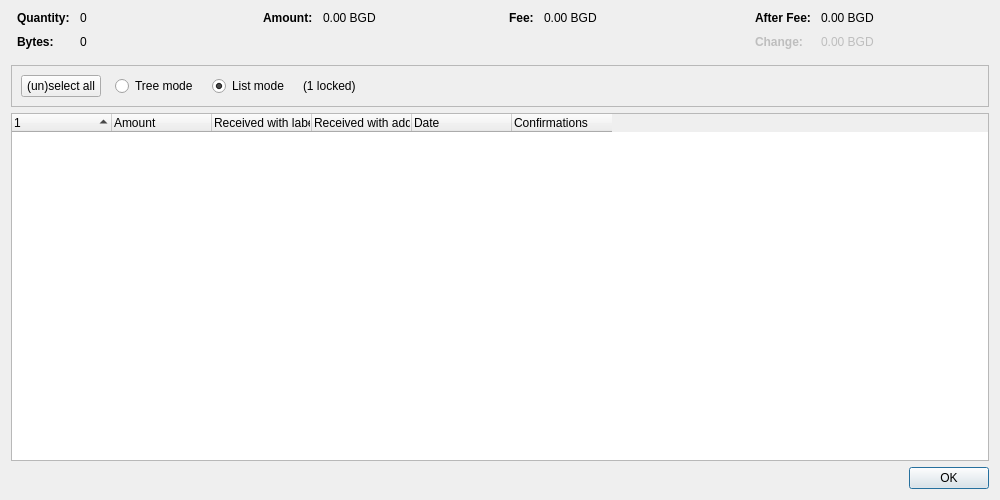
<?xml version="1.0" encoding="UTF-8"?>
<ui version="4.0">
 <class>CoinControlDialog</class>
 <widget class="QDialog" name="CoinControlDialog">
  <property name="geometry">
   <rect>
    <x>0</x>
    <y>0</y>
    <width>1000</width>
    <height>500</height>
   </rect>
  </property>
  <property name="windowTitle">
   <string>Coin Selection</string>
  </property>
  <layout class="QVBoxLayout" name="verticalLayout">
   <item>
    <layout class="QHBoxLayout" name="horizontalLayoutTop" stretch="0,0,0,0">
     <property name="topMargin">
      <number>0</number>
     </property>
     <property name="bottomMargin">
      <number>10</number>
     </property>
     <item>
      <layout class="QFormLayout" name="formLayoutCoinControl1">
       <property name="labelAlignment">
        <set>Qt::AlignLeft|Qt::AlignVCenter</set>
       </property>
       <property name="horizontalSpacing">
        <number>10</number>
       </property>
       <property name="verticalSpacing">
        <number>10</number>
       </property>
       <property name="leftMargin">
        <number>6</number>
       </property>
       <property name="rightMargin">
        <number>6</number>
       </property>
       <item row="0" column="0">
        <widget class="QLabel" name="labelCoinControlQuantityText">
         <property name="font">
          <font>
           <weight>75</weight>
           <bold>true</bold>
          </font>
         </property>
         <property name="text">
          <string>Quantity:</string>
         </property>
        </widget>
       </item>
       <item row="0" column="1">
        <widget class="QLabel" name="labelCoinControlQuantity">
         <property name="cursor">
          <cursorShape>IBeamCursor</cursorShape>
         </property>
         <property name="contextMenuPolicy">
          <enum>Qt::ActionsContextMenu</enum>
         </property>
         <property name="text">
          <string notr="true">0</string>
         </property>
         <property name="textInteractionFlags">
          <set>Qt::LinksAccessibleByMouse|Qt::TextSelectableByKeyboard|Qt::TextSelectableByMouse</set>
         </property>
        </widget>
       </item>
       <item row="1" column="0">
        <widget class="QLabel" name="labelCoinControlBytesText">
         <property name="font">
          <font>
           <weight>75</weight>
           <bold>true</bold>
          </font>
         </property>
         <property name="text">
          <string>Bytes:</string>
         </property>
        </widget>
       </item>
       <item row="1" column="1">
        <widget class="QLabel" name="labelCoinControlBytes">
         <property name="cursor">
          <cursorShape>IBeamCursor</cursorShape>
         </property>
         <property name="contextMenuPolicy">
          <enum>Qt::ActionsContextMenu</enum>
         </property>
         <property name="text">
          <string notr="true">0</string>
         </property>
         <property name="textInteractionFlags">
          <set>Qt::LinksAccessibleByMouse|Qt::TextSelectableByKeyboard|Qt::TextSelectableByMouse</set>
         </property>
        </widget>
       </item>
      </layout>
     </item>
     <item>
      <layout class="QFormLayout" name="formLayoutCoinControl2">
       <property name="horizontalSpacing">
        <number>10</number>
       </property>
       <property name="verticalSpacing">
        <number>10</number>
       </property>
       <property name="leftMargin">
        <number>6</number>
       </property>
       <property name="rightMargin">
        <number>6</number>
       </property>
       <item row="0" column="0">
        <widget class="QLabel" name="labelCoinControlAmountText">
         <property name="font">
          <font>
           <weight>75</weight>
           <bold>true</bold>
          </font>
         </property>
         <property name="text">
          <string>Amount:</string>
         </property>
        </widget>
       </item>
       <item row="0" column="1">
        <widget class="QLabel" name="labelCoinControlAmount">
         <property name="cursor">
          <cursorShape>IBeamCursor</cursorShape>
         </property>
         <property name="contextMenuPolicy">
          <enum>Qt::ActionsContextMenu</enum>
         </property>
         <property name="text">
          <string notr="true">0.00 BGD</string>
         </property>
         <property name="textInteractionFlags">
          <set>Qt::LinksAccessibleByMouse|Qt::TextSelectableByKeyboard|Qt::TextSelectableByMouse</set>
         </property>
        </widget>
       </item>
      </layout>
     </item>
     <item>
      <layout class="QFormLayout" name="formLayoutCoinControl3">
       <property name="horizontalSpacing">
        <number>10</number>
       </property>
       <property name="verticalSpacing">
        <number>10</number>
       </property>
       <property name="leftMargin">
        <number>6</number>
       </property>
       <property name="rightMargin">
        <number>6</number>
       </property>
       <item row="0" column="0">
        <widget class="QLabel" name="labelCoinControlFeeText">
         <property name="font">
          <font>
           <weight>75</weight>
           <bold>true</bold>
          </font>
         </property>
         <property name="text">
          <string>Fee:</string>
         </property>
        </widget>
       </item>
       <item row="0" column="1">
        <widget class="QLabel" name="labelCoinControlFee">
         <property name="cursor">
          <cursorShape>IBeamCursor</cursorShape>
         </property>
         <property name="contextMenuPolicy">
          <enum>Qt::ActionsContextMenu</enum>
         </property>
         <property name="text">
          <string notr="true">0.00 BGD</string>
         </property>
         <property name="textInteractionFlags">
          <set>Qt::LinksAccessibleByMouse|Qt::TextSelectableByKeyboard|Qt::TextSelectableByMouse</set>
         </property>
        </widget>
       </item>
      </layout>
     </item>
     <item>
      <layout class="QFormLayout" name="formLayoutCoinControl4">
       <property name="labelAlignment">
        <set>Qt::AlignLeft|Qt::AlignVCenter</set>
       </property>
       <property name="horizontalSpacing">
        <number>10</number>
       </property>
       <property name="verticalSpacing">
        <number>10</number>
       </property>
       <property name="leftMargin">
        <number>6</number>
       </property>
       <property name="rightMargin">
        <number>6</number>
       </property>
       <item row="0" column="0">
        <widget class="QLabel" name="labelCoinControlAfterFeeText">
         <property name="font">
          <font>
           <weight>75</weight>
           <bold>true</bold>
          </font>
         </property>
         <property name="text">
          <string>After Fee:</string>
         </property>
        </widget>
       </item>
       <item row="0" column="1">
        <widget class="QLabel" name="labelCoinControlAfterFee">
         <property name="cursor">
          <cursorShape>IBeamCursor</cursorShape>
         </property>
         <property name="contextMenuPolicy">
          <enum>Qt::ActionsContextMenu</enum>
         </property>
         <property name="text">
          <string notr="true">0.00 BGD</string>
         </property>
         <property name="textInteractionFlags">
          <set>Qt::LinksAccessibleByMouse|Qt::TextSelectableByKeyboard|Qt::TextSelectableByMouse</set>
         </property>
        </widget>
       </item>
       <item row="1" column="0">
        <widget class="QLabel" name="labelCoinControlChangeText">
         <property name="enabled">
          <bool>false</bool>
         </property>
         <property name="font">
          <font>
           <weight>75</weight>
           <bold>true</bold>
          </font>
         </property>
         <property name="text">
          <string>Change:</string>
         </property>
        </widget>
       </item>
       <item row="1" column="1">
        <widget class="QLabel" name="labelCoinControlChange">
         <property name="enabled">
          <bool>false</bool>
         </property>
         <property name="cursor">
          <cursorShape>IBeamCursor</cursorShape>
         </property>
         <property name="contextMenuPolicy">
          <enum>Qt::ActionsContextMenu</enum>
         </property>
         <property name="text">
          <string notr="true">0.00 BGD</string>
         </property>
         <property name="textInteractionFlags">
          <set>Qt::LinksAccessibleByMouse|Qt::TextSelectableByKeyboard|Qt::TextSelectableByMouse</set>
         </property>
        </widget>
       </item>
      </layout>
     </item>
    </layout>
   </item>
   <item>
    <widget class="QFrame" name="frame">
     <property name="minimumSize">
      <size>
       <width>0</width>
       <height>40</height>
      </size>
     </property>
     <property name="frameShape">
      <enum>QFrame::StyledPanel</enum>
     </property>
     <property name="frameShadow">
      <enum>QFrame::Sunken</enum>
     </property>
     <layout class="QHBoxLayout" name="horizontalLayout">
      <item>
       <layout class="QHBoxLayout" name="horizontalLayoutPanel" stretch="0,0,0,0,0">
        <property name="spacing">
         <number>14</number>
        </property>
        <item>
         <widget class="QPushButton" name="pushButtonSelectAll">
          <property name="sizePolicy">
           <sizepolicy hsizetype="Maximum" vsizetype="Fixed">
            <horstretch>0</horstretch>
            <verstretch>0</verstretch>
           </sizepolicy>
          </property>
          <property name="text">
           <string>(un)select all</string>
          </property>
          <property name="autoDefault">
           <bool>false</bool>
          </property>
         </widget>
        </item>
        <item>
         <widget class="QRadioButton" name="radioTreeMode">
          <property name="sizePolicy">
           <sizepolicy hsizetype="Maximum" vsizetype="Fixed">
            <horstretch>0</horstretch>
            <verstretch>0</verstretch>
           </sizepolicy>
          </property>
          <property name="text">
           <string>Tree mode</string>
          </property>
         </widget>
        </item>
        <item>
         <widget class="QRadioButton" name="radioListMode">
          <property name="sizePolicy">
           <sizepolicy hsizetype="Maximum" vsizetype="Fixed">
            <horstretch>0</horstretch>
            <verstretch>0</verstretch>
           </sizepolicy>
          </property>
          <property name="text">
           <string>List mode</string>
          </property>
          <property name="checked">
           <bool>true</bool>
          </property>
         </widget>
        </item>
        <item>
         <widget class="QLabel" name="labelLocked">
          <property name="text">
           <string notr="true">(1 locked)</string>
          </property>
         </widget>
        </item>
        <item>
         <spacer name="horizontalSpacer">
          <property name="orientation">
           <enum>Qt::Horizontal</enum>
          </property>
          <property name="sizeHint" stdset="0">
           <size>
            <width>40</width>
            <height>20</height>
           </size>
          </property>
         </spacer>
        </item>
       </layout>
      </item>
     </layout>
    </widget>
   </item>
   <item>
    <widget class="CoinControlTreeWidget" name="treeWidget">
     <property name="contextMenuPolicy">
      <enum>Qt::CustomContextMenu</enum>
     </property>
     <property name="sortingEnabled">
      <bool>false</bool>
     </property>
     <property name="columnCount">
      <number>6</number>
     </property>
     <attribute name="headerShowSortIndicator" stdset="0">
      <bool>true</bool>
     </attribute>
     <attribute name="headerStretchLastSection">
      <bool>false</bool>
     </attribute>
     <column>
      <property name="text">
       <string/>
      </property>
     </column>
     <column>
      <property name="text">
       <string>Amount</string>
      </property>
     </column>
     <column>
      <property name="text">
       <string>Received with label</string>
      </property>
     </column>
     <column>
      <property name="text">
       <string>Received with address</string>
      </property>
     </column>
     <column>
      <property name="text">
       <string>Date</string>
      </property>
     </column>
     <column>
      <property name="text">
       <string>Confirmations</string>
      </property>
      <property name="toolTip">
       <string>Confirmed</string>
      </property>
     </column>
     <column>
      <property name="text">
       <string/>
      </property>
     </column>
     <column>
      <property name="text">
       <string/>
      </property>
     </column>
     <column>
      <property name="text">
       <string/>
      </property>
     </column>
     <column>
      <property name="text">
       <string/>
      </property>
     </column>
    </widget>
   </item>
   <item>
    <widget class="QDialogButtonBox" name="buttonBox">
     <property name="orientation">
      <enum>Qt::Horizontal</enum>
     </property>
     <property name="standardButtons">
      <set>QDialogButtonBox::Ok</set>
     </property>
    </widget>
   </item>
  </layout>
 </widget>
 <customwidgets>
  <customwidget>
   <class>CoinControlTreeWidget</class>
   <extends>QTreeWidget</extends>
   <header>qt/coincontroltreewidget.h</header>
  </customwidget>
 </customwidgets>
 <resources/>
 <connections/>
</ui>
